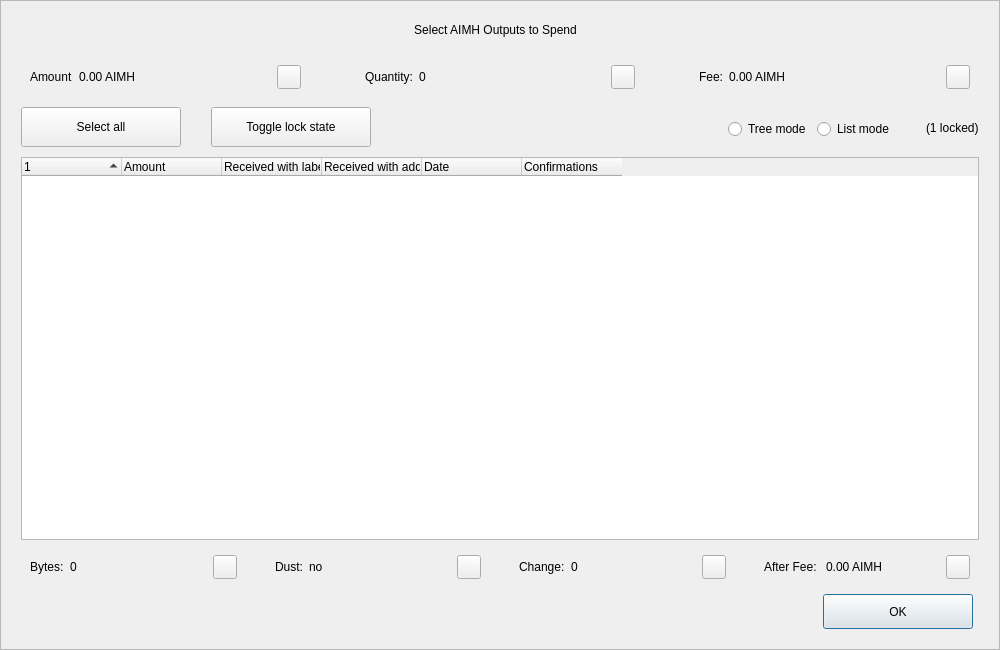
<?xml version="1.0" encoding="UTF-8"?>
<ui version="4.0">
 <class>CoinControlDialog</class>
 <widget class="QDialog" name="CoinControlDialog">
  <property name="geometry">
   <rect>
    <x>0</x>
    <y>0</y>
    <width>1000</width>
    <height>650</height>
   </rect>
  </property>
  <property name="minimumSize">
   <size>
    <width>950</width>
    <height>650</height>
   </size>
  </property>
  <property name="windowTitle">
   <string>Coin Selection</string>
  </property>
  <property name="styleSheet">
   <string notr="true"/>
  </property>
  <layout class="QVBoxLayout" name="verticalLayout">
   <property name="spacing">
    <number>0</number>
   </property>
   <property name="leftMargin">
    <number>0</number>
   </property>
   <property name="topMargin">
    <number>0</number>
   </property>
   <property name="rightMargin">
    <number>0</number>
   </property>
   <property name="bottomMargin">
    <number>0</number>
   </property>
   <item>
    <widget class="QFrame" name="frameContainer">
     <property name="toolTipDuration">
      <number>0</number>
     </property>
     <property name="frameShape">
      <enum>QFrame::StyledPanel</enum>
     </property>
     <property name="frameShadow">
      <enum>QFrame::Raised</enum>
     </property>
     <layout class="QVBoxLayout" name="verticalLayout_2">
      <property name="leftMargin">
       <number>0</number>
      </property>
      <property name="rightMargin">
       <number>0</number>
      </property>
      <property name="bottomMargin">
       <number>20</number>
      </property>
      <item>
       <layout class="QHBoxLayout" name="horizontalLayout_12">
        <property name="spacing">
         <number>0</number>
        </property>
        <property name="leftMargin">
         <number>20</number>
        </property>
        <property name="rightMargin">
         <number>30</number>
        </property>
        <item>
         <spacer name="horizontalSpacer_4">
          <property name="orientation">
           <enum>Qt::Horizontal</enum>
          </property>
          <property name="sizeHint" stdset="0">
           <size>
            <width>40</width>
            <height>20</height>
           </size>
          </property>
         </spacer>
        </item>
        <item>
         <widget class="QLabel" name="labelTitle">
          <property name="minimumSize">
           <size>
            <width>0</width>
            <height>40</height>
           </size>
          </property>
          <property name="maximumSize">
           <size>
            <width>16777215</width>
            <height>40</height>
           </size>
          </property>
          <property name="text">
           <string>Select AIMH Outputs to Spend</string>
          </property>
          <property name="alignment">
           <set>Qt::AlignCenter</set>
          </property>
          <property name="margin">
           <number>7</number>
          </property>
         </widget>
        </item>
        <item>
         <spacer name="horizontalSpacer_5">
          <property name="orientation">
           <enum>Qt::Horizontal</enum>
          </property>
          <property name="sizeHint" stdset="0">
           <size>
            <width>40</width>
            <height>20</height>
           </size>
          </property>
         </spacer>
        </item>
       </layout>
      </item>
      <item>
       <layout class="QHBoxLayout" name="horizontalLayout_8">
        <property name="leftMargin">
         <number>20</number>
        </property>
        <property name="rightMargin">
         <number>20</number>
        </property>
        <item>
         <widget class="QWidget" name="layoutAmount" native="true">
          <layout class="QHBoxLayout" name="horizontalLayout_9" stretch="0,1,0">
           <item>
            <widget class="QLabel" name="labelCoinControlAmountText">
             <property name="text">
              <string>Amount</string>
             </property>
            </widget>
           </item>
           <item>
            <widget class="QLabel" name="labelCoinControlAmount">
             <property name="text">
              <string>0.00 AIMH</string>
             </property>
            </widget>
           </item>
           <item alignment="Qt::AlignHCenter|Qt::AlignVCenter">
            <widget class="QPushButton" name="pushButtonAmount">
             <property name="minimumSize">
              <size>
               <width>0</width>
               <height>24</height>
              </size>
             </property>
             <property name="maximumSize">
              <size>
               <width>24</width>
               <height>26</height>
              </size>
             </property>
             <property name="focusPolicy">
              <enum>Qt::NoFocus</enum>
             </property>
             <property name="styleSheet">
              <string notr="true">padding-bottom:2px;
padding-right:4px;</string>
             </property>
             <property name="text">
              <string/>
             </property>
            </widget>
           </item>
          </layout>
         </widget>
        </item>
        <item>
         <spacer name="horizontalSpacer_2">
          <property name="orientation">
           <enum>Qt::Horizontal</enum>
          </property>
          <property name="sizeType">
           <enum>QSizePolicy::Fixed</enum>
          </property>
          <property name="sizeHint" stdset="0">
           <size>
            <width>40</width>
            <height>20</height>
           </size>
          </property>
         </spacer>
        </item>
        <item>
         <widget class="QWidget" name="layoutQuantity" native="true">
          <layout class="QHBoxLayout" name="horizontalLayout_10" stretch="0,1,0">
           <item>
            <widget class="QLabel" name="labelCoinControlQuantityText">
             <property name="text">
              <string>Quantity:</string>
             </property>
            </widget>
           </item>
           <item>
            <widget class="QLabel" name="labelCoinControlQuantity">
             <property name="text">
              <string>0</string>
             </property>
            </widget>
           </item>
           <item alignment="Qt::AlignHCenter|Qt::AlignVCenter">
            <widget class="QPushButton" name="pushButtonQuantity">
             <property name="minimumSize">
              <size>
               <width>0</width>
               <height>24</height>
              </size>
             </property>
             <property name="maximumSize">
              <size>
               <width>24</width>
               <height>26</height>
              </size>
             </property>
             <property name="focusPolicy">
              <enum>Qt::NoFocus</enum>
             </property>
             <property name="styleSheet">
              <string notr="true">padding-bottom:2px;
               padding-right:4px;</string>
             </property>
             <property name="text">
              <string/>
             </property>
            </widget>
           </item>
          </layout>
         </widget>
        </item>
        <item>
         <spacer name="horizontalSpacer_22">
          <property name="orientation">
           <enum>Qt::Horizontal</enum>
          </property>
          <property name="sizeType">
           <enum>QSizePolicy::Fixed</enum>
          </property>
          <property name="sizeHint" stdset="0">
           <size>
            <width>40</width>
            <height>20</height>
           </size>
          </property>
         </spacer>
        </item>
        <item>
         <widget class="QWidget" name="layoutFee" native="true">
          <layout class="QHBoxLayout" name="horizontalLayout_11" stretch="0,1,0">
           <item>
            <widget class="QLabel" name="labelCoinControlFeeText">
             <property name="text">
              <string>Fee:</string>
             </property>
            </widget>
           </item>
           <item>
            <widget class="QLabel" name="labelCoinControlFee">
             <property name="text">
              <string>0.00 AIMH</string>
             </property>
            </widget>
           </item>
           <item alignment="Qt::AlignHCenter|Qt::AlignVCenter">
            <widget class="QPushButton" name="pushButtonFee">
             <property name="minimumSize">
              <size>
               <width>0</width>
               <height>24</height>
              </size>
             </property>
             <property name="maximumSize">
              <size>
               <width>24</width>
               <height>26</height>
              </size>
             </property>
             <property name="focusPolicy">
              <enum>Qt::NoFocus</enum>
             </property>
             <property name="styleSheet">
              <string notr="true">padding-bottom:2px;
               padding-right:4px;</string>
             </property>
             <property name="text">
              <string/>
             </property>
            </widget>
           </item>
          </layout>
         </widget>
        </item>
       </layout>
      </item>
      <item>
       <widget class="QFrame" name="frame">
        <property name="minimumSize">
         <size>
          <width>0</width>
          <height>40</height>
         </size>
        </property>
        <property name="styleSheet">
         <string notr="true">#frame {
	border:0;
}</string>
        </property>
        <property name="frameShape">
         <enum>QFrame::StyledPanel</enum>
        </property>
        <property name="frameShadow">
         <enum>QFrame::Sunken</enum>
        </property>
        <layout class="QHBoxLayout" name="horizontalLayout">
         <property name="spacing">
          <number>0</number>
         </property>
         <property name="leftMargin">
          <number>20</number>
         </property>
         <property name="topMargin">
          <number>0</number>
         </property>
         <property name="rightMargin">
          <number>20</number>
         </property>
         <property name="bottomMargin">
          <number>0</number>
         </property>
         <item>
          <layout class="QHBoxLayout" name="horizontalLayoutPanel" stretch="0,0,0,0,0,0">
           <property name="spacing">
            <number>20</number>
           </property>
           <item>
            <widget class="QPushButton" name="pushButtonSelectAll">
             <property name="sizePolicy">
              <sizepolicy hsizetype="Maximum" vsizetype="Fixed">
               <horstretch>0</horstretch>
               <verstretch>0</verstretch>
              </sizepolicy>
             </property>
             <property name="minimumSize">
              <size>
               <width>160</width>
               <height>40</height>
              </size>
             </property>
             <property name="maximumSize">
              <size>
               <width>16777215</width>
               <height>40</height>
              </size>
             </property>
             <property name="text">
              <string>Select all</string>
             </property>
             <property name="checkable">
              <bool>true</bool>
             </property>
             <property name="checked">
              <bool>false</bool>
             </property>
             <property name="autoExclusive">
              <bool>false</bool>
             </property>
             <property name="autoDefault">
              <bool>false</bool>
             </property>
            </widget>
           </item>
           <item>
            <spacer name="horizontalSpacer_6">
             <property name="orientation">
              <enum>Qt::Horizontal</enum>
             </property>
             <property name="sizeType">
              <enum>QSizePolicy::Fixed</enum>
             </property>
             <property name="sizeHint" stdset="0">
              <size>
               <width>10</width>
               <height>20</height>
              </size>
             </property>
            </spacer>
           </item>
           <item>
            <widget class="QPushButton" name="pushButtonToggleLock">
             <property name="sizePolicy">
              <sizepolicy hsizetype="Maximum" vsizetype="Fixed">
               <horstretch>0</horstretch>
               <verstretch>0</verstretch>
              </sizepolicy>
             </property>
             <property name="minimumSize">
              <size>
               <width>160</width>
               <height>40</height>
              </size>
             </property>
             <property name="maximumSize">
              <size>
               <width>16777215</width>
               <height>40</height>
              </size>
             </property>
             <property name="text">
              <string>Toggle lock state</string>
             </property>
             <property name="checkable">
              <bool>true</bool>
             </property>
             <property name="autoExclusive">
              <bool>false</bool>
             </property>
             <property name="autoDefault">
              <bool>false</bool>
             </property>
            </widget>
           </item>
           <item>
            <spacer name="horizontalSpacer_7">
             <property name="orientation">
              <enum>Qt::Horizontal</enum>
             </property>
             <property name="sizeType">
              <enum>QSizePolicy::Expanding</enum>
             </property>
             <property name="sizeHint" stdset="0">
              <size>
               <width>30</width>
               <height>20</height>
              </size>
             </property>
            </spacer>
           </item>
           <item alignment="Qt::AlignRight">
            <widget class="QGroupBox" name="groupBox_2">
             <property name="styleSheet">
              <string notr="true">#groupBox_2 {
    background-color:transparent;
    border-radius:0;
}</string>
             </property>
             <property name="title">
              <string/>
             </property>
             <layout class="QHBoxLayout" name="horizontalLayout_14">
              <item>
               <widget class="QRadioButton" name="radioTreeMode">
                <property name="sizePolicy">
                 <sizepolicy hsizetype="Maximum" vsizetype="Fixed">
                  <horstretch>0</horstretch>
                  <verstretch>0</verstretch>
                 </sizepolicy>
                </property>
                <property name="text">
                 <string>Tree mode</string>
                </property>
               </widget>
              </item>
              <item>
               <widget class="QRadioButton" name="radioListMode">
                <property name="sizePolicy">
                 <sizepolicy hsizetype="Maximum" vsizetype="Fixed">
                  <horstretch>0</horstretch>
                  <verstretch>0</verstretch>
                 </sizepolicy>
                </property>
                <property name="text">
                 <string>List mode</string>
                </property>
                <property name="checked">
                 <bool>false</bool>
                </property>
               </widget>
              </item>
             </layout>
            </widget>
           </item>
           <item>
            <widget class="QLabel" name="labelLocked">
             <property name="text">
              <string>(1 locked)</string>
             </property>
            </widget>
           </item>
          </layout>
         </item>
        </layout>
       </widget>
      </item>
      <item>
       <layout class="QHBoxLayout" name="horizontalLayout_13">
        <property name="leftMargin">
         <number>20</number>
        </property>
        <property name="rightMargin">
         <number>20</number>
        </property>
        <item>
         <widget class="CoinControlTreeWidget" name="treeWidget">
          <property name="contextMenuPolicy">
           <enum>Qt::CustomContextMenu</enum>
          </property>
          <property name="styleSheet">
           <string notr="true"/>
          </property>
          <property name="sortingEnabled">
           <bool>false</bool>
          </property>
          <property name="columnCount">
           <number>6</number>
          </property>
          <attribute name="headerShowSortIndicator" stdset="0">
           <bool>true</bool>
          </attribute>
          <attribute name="headerStretchLastSection">
           <bool>false</bool>
          </attribute>
          <column>
           <property name="text">
            <string/>
           </property>
          </column>
          <column>
           <property name="text">
            <string>Amount</string>
           </property>
          </column>
          <column>
           <property name="text">
            <string>Received with label</string>
           </property>
          </column>
          <column>
           <property name="text">
            <string>Received with address</string>
           </property>
          </column>
          <column>
           <property name="text">
            <string>Date</string>
           </property>
          </column>
          <column>
           <property name="text">
            <string>Confirmations</string>
           </property>
           <property name="toolTip">
            <string>Confirmed</string>
           </property>
          </column>
         </widget>
        </item>
       </layout>
      </item>
      <item>
       <layout class="QHBoxLayout" name="horizontalLayout_3">
        <property name="spacing">
         <number>20</number>
        </property>
        <property name="leftMargin">
         <number>20</number>
        </property>
        <property name="rightMargin">
         <number>20</number>
        </property>
        <item>
         <widget class="QWidget" name="layoutBytes" native="true">
          <layout class="QHBoxLayout" name="horizontalLayout_4" stretch="0,1,0">
           <item>
            <widget class="QLabel" name="labelCoinControlBytesText">
             <property name="text">
              <string>Bytes:</string>
             </property>
            </widget>
           </item>
           <item>
            <widget class="QLabel" name="labelCoinControlBytes">
             <property name="text">
              <string>0</string>
             </property>
            </widget>
           </item>
           <item alignment="Qt::AlignHCenter|Qt::AlignVCenter">
            <widget class="QPushButton" name="pushButtonBytes">
             <property name="minimumSize">
              <size>
               <width>0</width>
               <height>24</height>
              </size>
             </property>
             <property name="maximumSize">
              <size>
               <width>24</width>
               <height>26</height>
              </size>
             </property>
             <property name="focusPolicy">
              <enum>Qt::NoFocus</enum>
             </property>
             <property name="styleSheet">
              <string notr="true">padding-bottom:2px;
               padding-right:4px;</string>
             </property>
             <property name="text">
              <string/>
             </property>
            </widget>
           </item>
          </layout>
         </widget>
        </item>
        <item>
         <widget class="QWidget" name="layoutDust" native="true">
          <layout class="QHBoxLayout" name="horizontalLayout_5" stretch="0,1,0">
           <item>
            <widget class="QLabel" name="labelCoinControlLowOutputText">
             <property name="text">
              <string>Dust:</string>
             </property>
            </widget>
           </item>
           <item>
            <widget class="QLabel" name="labelCoinControlLowOutput">
             <property name="text">
              <string>no</string>
             </property>
            </widget>
           </item>
           <item alignment="Qt::AlignHCenter|Qt::AlignVCenter">
            <widget class="QPushButton" name="pushButtonDust">
             <property name="minimumSize">
              <size>
               <width>0</width>
               <height>24</height>
              </size>
             </property>
             <property name="maximumSize">
              <size>
               <width>24</width>
               <height>26</height>
              </size>
             </property>
             <property name="focusPolicy">
              <enum>Qt::NoFocus</enum>
             </property>
             <property name="styleSheet">
              <string notr="true">padding-bottom:2px;
               padding-right:4px;</string>
             </property>
             <property name="text">
              <string/>
             </property>
            </widget>
           </item>
          </layout>
         </widget>
        </item>
        <item>
         <widget class="QWidget" name="layoutChange" native="true">
          <layout class="QHBoxLayout" name="horizontalLayout_6" stretch="0,1,0">
           <item>
            <widget class="QLabel" name="labelCoinControlChangeText">
             <property name="text">
              <string>Change:</string>
             </property>
            </widget>
           </item>
           <item>
            <widget class="QLabel" name="labelCoinControlChange">
             <property name="text">
              <string>0</string>
             </property>
            </widget>
           </item>
           <item alignment="Qt::AlignHCenter|Qt::AlignVCenter">
            <widget class="QPushButton" name="pushButtonChange">
             <property name="minimumSize">
              <size>
               <width>0</width>
               <height>24</height>
              </size>
             </property>
             <property name="maximumSize">
              <size>
               <width>24</width>
               <height>26</height>
              </size>
             </property>
             <property name="focusPolicy">
              <enum>Qt::NoFocus</enum>
             </property>
             <property name="styleSheet">
              <string notr="true">padding-bottom:2px;
               padding-right:4px;</string>
             </property>
             <property name="text">
              <string/>
             </property>
            </widget>
           </item>
          </layout>
         </widget>
        </item>
        <item>
         <widget class="QWidget" name="layoutAfter" native="true">
          <layout class="QHBoxLayout" name="horizontalLayout_7" stretch="0,1,0">
           <item>
            <widget class="QLabel" name="labelCoinControlAfterFeeText">
             <property name="text">
              <string>After Fee: </string>
             </property>
            </widget>
           </item>
           <item>
            <widget class="QLabel" name="labelCoinControlAfterFee">
             <property name="text">
              <string>0.00 AIMH</string>
             </property>
            </widget>
           </item>
           <item alignment="Qt::AlignHCenter|Qt::AlignVCenter">
            <widget class="QPushButton" name="pushButtonAlterFee">
             <property name="minimumSize">
              <size>
               <width>0</width>
               <height>24</height>
              </size>
             </property>
             <property name="maximumSize">
              <size>
               <width>24</width>
               <height>26</height>
              </size>
             </property>
             <property name="focusPolicy">
              <enum>Qt::NoFocus</enum>
             </property>
             <property name="styleSheet">
              <string notr="true">padding-bottom:2px;
               padding-right:4px;</string>
             </property>
             <property name="text">
              <string/>
             </property>
            </widget>
           </item>
          </layout>
         </widget>
        </item>
       </layout>
      </item>
      <item>
       <layout class="QHBoxLayout" name="horizontalLayout_2">
        <property name="spacing">
         <number>0</number>
        </property>
        <property name="leftMargin">
         <number>20</number>
        </property>
        <property name="rightMargin">
         <number>26</number>
        </property>
        <item>
         <spacer name="horizontalSpacer_3">
          <property name="orientation">
           <enum>Qt::Horizontal</enum>
          </property>
          <property name="sizeHint" stdset="0">
           <size>
            <width>558</width>
            <height>20</height>
           </size>
          </property>
         </spacer>
        </item>
        <item>
         <widget class="QPushButton" name="pushButtonOk">
          <property name="minimumSize">
           <size>
            <width>150</width>
            <height>35</height>
           </size>
          </property>
          <property name="text">
           <string>OK</string>
          </property>
         </widget>
        </item>
       </layout>
      </item>
     </layout>
    </widget>
   </item>
  </layout>
 </widget>
 <customwidgets>
  <customwidget>
   <class>CoinControlTreeWidget</class>
   <extends>QTreeWidget</extends>
   <header>coincontroltreewidget.h</header>
  </customwidget>
 </customwidgets>
 <resources/>
 <connections/>
</ui>
